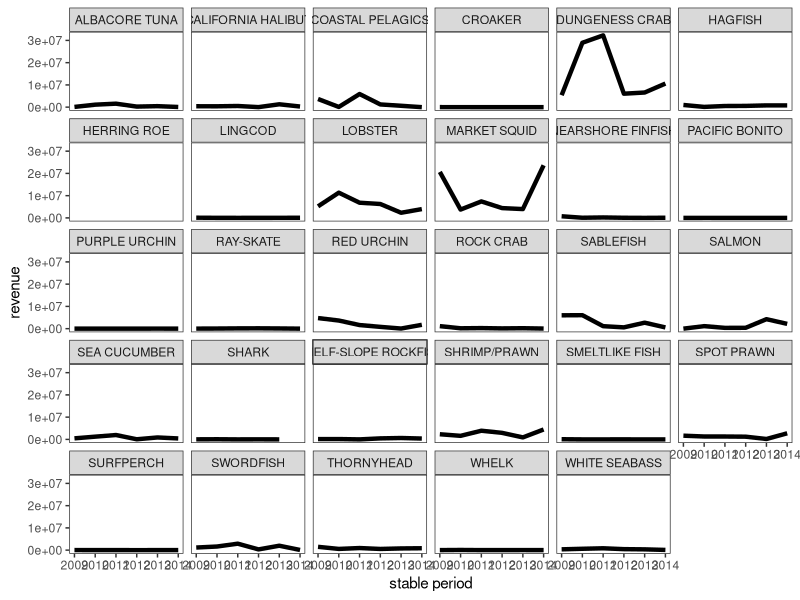

Write R code to recreate this figure.
# Script for initial analysis and summary statistics of the "stable period"
# from 2009-2014

library(dplyr)
library(tidyr)
library(reshape2)
library(ggplot2)
library(viridis)
library(corrplot)

port_landings <- read.csv("Data/port_landings_updated.csv")

pl_stable <- port_landings %>% filter(between(year, 2009, 2014))

fish_sums <- group_by(pl_stable, year, port, fishery) %>% 
  summarize(revenue = sum(ex.vessel_revenue))
fish_sums <- fish_sums %>% drop_na()
fish_sums2 <-  group_by(fish_sums, year, fishery) %>% 
  summarize(revenue = sum(revenue))

fish_revenue_sum <- ggplot(fish_sums2, aes(x = year, y = revenue)) +
  theme_bw() +
  geom_line(size=1.5) +  
  ylab("revenue") + xlab("stable period") +
  theme(panel.grid.major = element_blank(), panel.grid.minor = element_blank()) +
  facet_wrap(~fishery, ncol = 6)

ggsave(filename="Yearly port data/Figures/Stable period/allfisheries_revenue_stable.pdf", 
       plot=fish_revenue_sum, width=600, height=500, units="mm", dpi=300)
